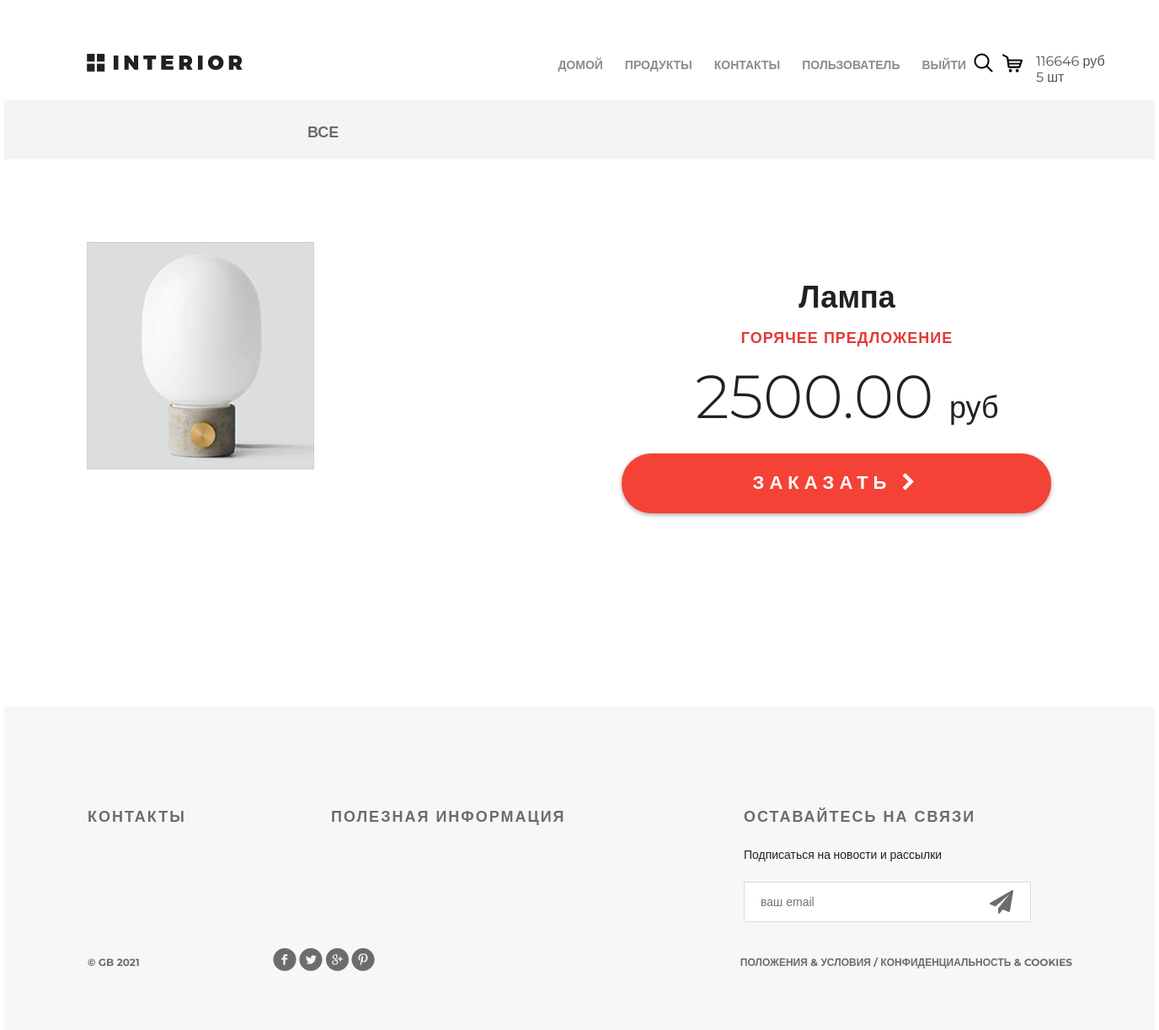
/products/product/1/ (signed in), run on the app's committed database.
### authapp/models.py (models this page shows)
class ShopUser(AbstractUser):
    avatar = models.ImageField(upload_to='users_avatars', blank=True, verbose_name='Аватар')
    age = models.PositiveSmallIntegerField(verbose_name='Возраст')

### basketapp/models.py (models this page shows)
class Basket(models.Model):
    user = models.ForeignKey(settings.AUTH_USER_MODEL, on_delete=models.CASCADE, related_name='basket')
    product = models.ForeignKey(Product, on_delete=models.CASCADE)
    quantity = models.PositiveSmallIntegerField(default=0)
    add_datetime = models.DateField(auto_now_add=True)
    @property
    def products_cost(self):
        return self.quantity * self.product.price
    @property
    def total_quantity(self):
        _items = Basket.objects.filter(user=self.user)
        return sum(list(map(lambda x: x.quantity, _items)))
    @property
    def total_cost(self):
        _items = Basket.objects.filter(user=self.user)
        return sum(list(map(lambda x: x.products_cost, _items)))

### mainapp/models.py (models this page shows, shortened)
class Product(models.Model):
    category = models.ForeignKey(ProductCategory, on_delete=models.CASCADE, verbose_name='Категория')
    name = models.CharField(max_length=128, verbose_name='Название')
    image = models.ImageField(upload_to='products', blank=True,verbose_name='Картинка')
    short_desc = models.CharField(max_length=255, verbose_name='Краткое описание')
    description = models.TextField(verbose_name='Описание')
    price = models.DecimalField(decimal_places=2, max_digits=10, default=0, verbose_name='Цена')
    quantity = models.PositiveSmallIntegerField(default=0, verbose_name='Количество')

### mainapp/views.py (the view)
# urls.py: path('product/<int:pk>/',views.product,name='product')
def product(request, pk):
    links_menu = ProductCategory.objects.all()
    context = {
        'product': get_object_or_404(Product, pk=pk),
        'basket': get_basket(request.user),
        'links_menu':links_menu
    }
    return render(request,'mainapp/product.html', context=context)

### mainapp/views.py (called while the page is built)
def get_basket(user):
    if user.is_authenticated:
        return Basket.objects.filter(user=user)
    return None

### mainapp/templates/mainapp/product.html (shortened to what this page needs)
{% extends 'mainapp/base.html' %}
{% load static %}
{% block menu %}
    <div class="hero-white">
        <div class="header clearfix">
                {% include 'mainapp/includes/inc_main_menu.html' %}
        </div>
    </div>
{% endblock %}
{% block content %}
    <div class="details">
        <div class="links clearfix">
            {% include 'mainapp/includes/inc_catrgories_menu.html' %}
        </div>
        <div class="details-products">
            <div class="details-slider">
                <div class="slider-product">
                    <img src="/media/{{ product.image}}">
                </div>
            </div>
            <div class="description">
                <h3 class="big-bold">{{ product.name }}</h3>
                <h3 class="red">горячее предложение</h3>
                <p class="price"> {{ product.price|floatformat:2 }} <span>руб</span></p>
                <a href="{% url 'basket:add' product.pk %}" class="red-button">
                    заказать <i class="fa fa-chevron-right" aria-hidden="true"></i>
                </a>
            </div>
        </div>
    </div>
{% endblock %}

### mainapp/templates/mainapp/includes/inc_main_menu.html
 <a href="{% url 'main' %} }" class="logo"></a>
<ul class="menu">
<li><a href="{% url 'main' %}"
       {% if request.resolver_match.url_name == 'main' %}class="active"{% endif %}>
    домой
</a></li>
<li><a href="{% url 'products:products' %}"
       {% if request.resolver_match.url_name == 'products' %}class="active"{% endif %}>
    продукты
</a></li>
<li><a href="{% url 'contact' %}"
       {% if request.resolver_match.url_name == 'contact' %}class="active"{% endif %}>
    контакты
</a></li>
{% if user.is_authenticated %}
    <li><a href="{% url 'auth:edit' %}">{{ user.first_name|default:'Пользователь' }}</a></li>
    <li><a href="{% url 'auth:logout' %}">Выйти</a></li>
{% else %}
    <li><a href="{% url 'auth:register' %}">Регистрация</a></li>
    <li><a href="{% url 'auth:login' %}">Войти</a></li>
{% endif %}
  </ul>
<a href="#" class="search"></a>
<a href="{% url 'basket:basket' %}" class="basket">
    {% if basket %}
        {{ basket.0.total_cost|floatformat:0 }} руб <br>
        {{ basket.0.total_quantity }} шт
    {% endif %}
</a>

### static/style.css (style rules this page uses)
* { margin: 0; padding: 0; }
body { font-family: 'Montserrat', sans-serif; }
html, body { height: 100%; }
.logo { background-image: url(/static/img/logo.png); margin-top: 63px; width: 185px; height: 22px; float: left; }
.menu { list-style-type: none; margin-top: 67px; float: right; }
.menu li { float: left; }
.menu a { color: #8c8c8c; font-size: 14px; font-weight: 700; text-align: right; text-transform: uppercase; text-decoration: none; padding: 10px 13px; }
.search { display: block; width: 23px; height: 23px; background-image: url(/static/img/search.png); position: absolute; top: 63px; left: 1151px; }
.basket { display: block; width: 100px; height: 23px; background-image: url(/static/img/basket.png); position: absolute; top: 63px; left: 1185px; text-decoration: none; color: #555; padding-left: 40px; background-repeat: no-repeat; }
.clearfix:after { content: ""; display: block; clear: both; }
.big-bold { color: #212121; font-size: 36px; font-weight: 700; text-align: left; margin-bottom: 24px; line-height: 36px; }
.red { text-transform: uppercase; color: #e53935; font-size: 18px; font-weight: 700; text-align: left; letter-spacing: 1px; line-height: 17px; margin-bottom: 22px; }
.hero-white { background-color: #fff; height: 119px; padding-left: 98px; padding-right: 211px; position: relative; }
.links { height: 70px; background-color: #f4f4f4; position: relative; padding-left: 360px; }
.details-products { padding-left: 98px; padding-right: 98px; margin-top: 98px; height: 551px; }
.details-slider { width: 570px; float: left; margin-right: 30px; }
.slider-product { width: 570px; height: 400px; }
.description { width: 535px; float: right; padding-left: 35px }
.description .big-bold { color: #212121; font-size: 36px; font-weight: 700; text-align: center; margin-top: 47px; margin-bottom: 0px; }
.description .red { text-transform: uppercase; color: #e53935; font-size: 18px; font-weight: 700; text-align: center; letter-spacing: 1px; line-height: 17px; margin-top: 23px; margin-bottom: 36px; }
.description .price { color: #212121; font-size: 72px; font-weight: 300; line-height: 48px; text-align: center; }
.description .price span { color: #212121; font-size: 36px; font-weight: 300; line-height: 48px; text-align: center; }
.red-button { display: block; height: 71px; width: 510px; border-radius: 35px; background-color: #f44336; text-align: center; text-transform: uppercase; text-decoration: none; color: #ffffff; font-size: 22px; font-weight: 700; line-height: 24px; box-shadow: 0px 2px 4.85px 0.15px rgba(33, 33, 33, 0.35); line-height: 70px; letter-spacing: 6px; margin-top: 31px; }

### data on the page
ShopUser: first_name "ПОЛЬЗОВАТЕЛЬ"
Basket: user+quantity+product "116646", user+quantity "5"
Product: image (picture), name "Лампа", price "2500.00"
